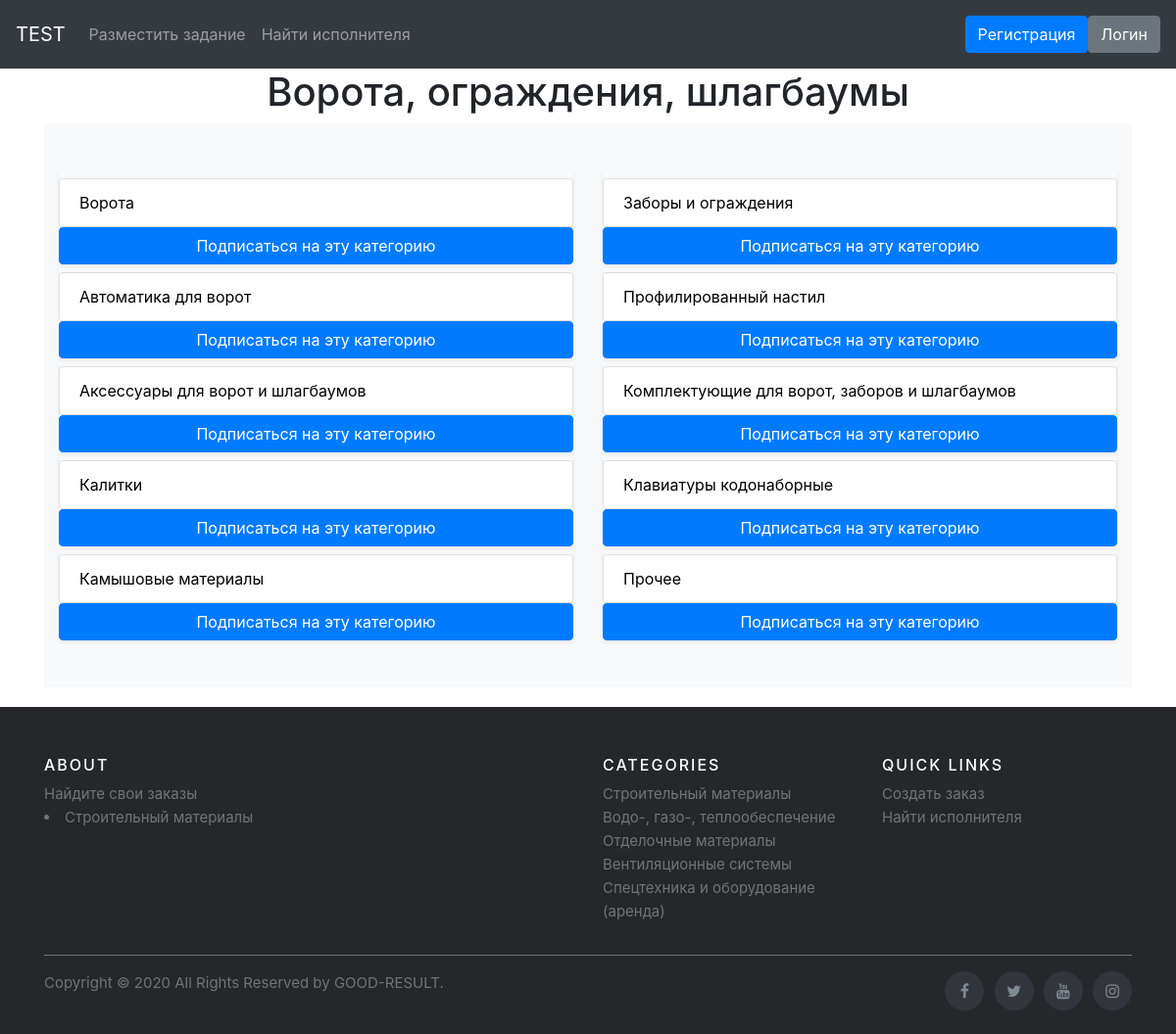
The page /category1/3/category2/2 on the database its author committed.
### adverts/models.py (models this page shows, shortened)
class Category2(models.Model):
    parent_category = models.ForeignKey(Category1, on_delete=models.CASCADE, related_name='category2')
    name = models.CharField("Категория 2", max_length=150)
    description = models.TextField("Описание")
    members = models.ManyToManyField(User, related_name='members2', blank=True)
    url = models.SlugField(max_length=160, unique=True)
    class Meta:
        verbose_name = "Категория 2"
        verbose_name_plural = "Категории 2"

class Category3(models.Model):
    parent_category = models.ForeignKey(Category2, on_delete=models.CASCADE, related_name='category3')
    name = models.CharField("Категория 3", max_length=150)
    description = models.TextField("Описание")
    members = models.ManyToManyField(User, related_name='members3', blank=True)
    url = models.SlugField(max_length=160, unique=True)
    class Meta:
        verbose_name = "Категория 3"
        verbose_name_plural = "Категории 3"

### adverts/views.py (the view)
# urls.py: path('category1/<int:category1_id>/category2/<int:pk>', views.Category2DetailView.as_view(), name='detail2'),
class Category2DetailView(generic.DetailView):
    model = Category2
    template_name = 'adverts/detail2.html'

### templates/adverts/detail2.html (shortened to what this page needs)
{% extends "base.html" %}
{% load static %}
{% block content %}
<div class="d-flex justify-content-center"><h1>{{category2.name}}</h1></div>
<div class="album py-5 bg-light">
      <div class="container">
        <div class="row">
        {% for category3 in category2.category3.all %}
          <div class="col-md-6">
            <div class="list-group mb-6    shadow-sm">
                <div class="d-flex justify-content-between align-items-center">
                  <a class="list-group-item list-group-item-action" href="{% url 'adverts:detail3' category2.parent_category.id category2.id category3.id%}" style="text-decoration:none; color: #000000;">{{ category3.name }}</a>
                </div>
                <a class="btn btn-primary" href="#" role="button">Подписаться на эту категорию</a>
              </div>
            </div>
        {% endfor %}
        </div>
      </div>
    </div>
{% endblock %}

### static/css/album.css (style rules this page uses)
:root { --jumbotron-padding-y: 3rem; }

### rows shown on the page
Category2: name "Ворота, ограждения, шлагбаумы"
Category3: name "Ворота"
Category3: name "Заборы и ограждения"
Category3: name "Автоматика для ворот"
Category3: name "Профилированный настил"
Category3: name "Аксессуары для ворот и шлагбаумов"
Category3: name "Комплектующие для ворот, заборов и шлагбаумов"
Category3: name "Калитки"
Category3: name "Клавиатуры кодонаборные"
Category3: name "Камышовые материалы"
Category3: name "Прочее"
